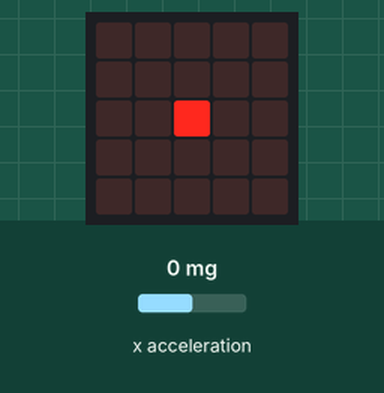
Bench run of a program on a simulated BBC micro:bit (MakeCode). On the bench: the board's 5×5 LED display. Inputs (shaded band) come from the test bench; at power-on: x acceleration 0 mg.

Above: at 1.2 s.
1.3 s: x acceleration set to -1440 mg
At 3.6 s:
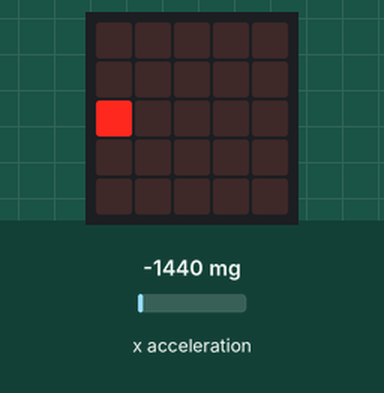
5.4 s: x acceleration set to 750 mg
At 7.2 s:
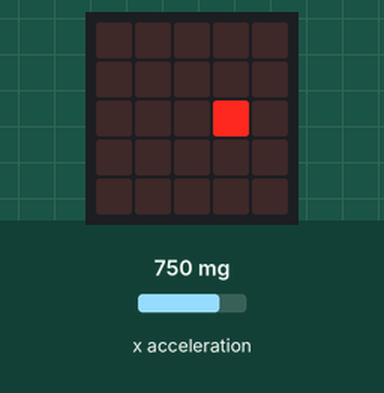
7.5 s: x acceleration set to 1440 mg
At 9.9 s:
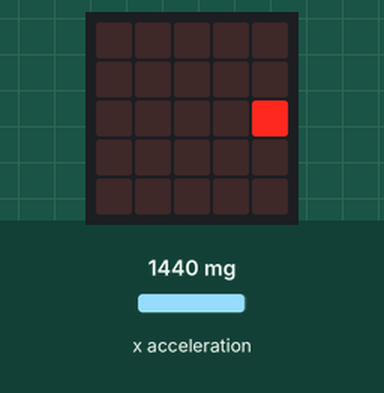
11.6 s: x acceleration set to -750 mg
At 12.5 s:
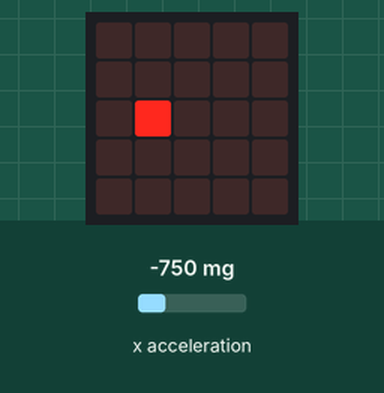
13.6 s: x acceleration set to 0 mg
At 15.5 s:
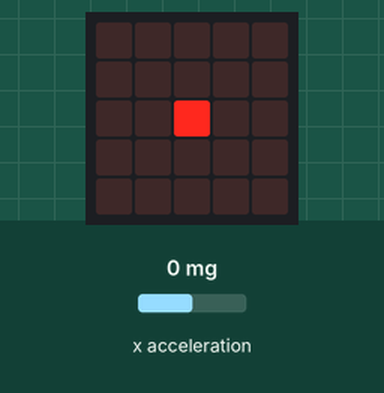
Timing chart, 0 to 16.7 s (numbered marks = the images above; inputs shaded):
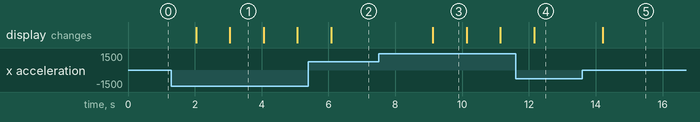

The program:

main.ts
```typescript
let TRESHOLD = 512
let DELAY = 1000
let X = 2
let Y = 2
function replot(X: number, Y: number) {
    basic.clearScreen()
    led.plot(X, Y)
}

basic.forever(function on_forever() {
    let X: number;
    let tiltDirection = input.acceleration(Dimension.X)
    if (tiltDirection > TRESHOLD) {
        X = 3
        replot(X, Y)
        basic.pause(DELAY)
        if (tiltDirection > TRESHOLD + TRESHOLD / 2) {
            X = 4
            replot(X, Y)
            basic.pause(DELAY)
        }

    } else if (tiltDirection < -TRESHOLD) {
        X = 1
        replot(X, Y)
        basic.pause(DELAY)
        if (tiltDirection < -TRESHOLD - TRESHOLD / 2) {
            X = 0
            replot(X, Y)
            basic.pause(DELAY)
        }

    } else {
        X = 2
        replot(X, Y)
        basic.pause(DELAY)
    }

})
```

test.ts
```typescript
// Tady jsou testy. Při použití tohoto balíčku jako rozšíření nebude zkompilováno.
```

Measured:
- after the input at 1.3 s, the display: first changes after 0.74 s (image 1 shows a later state)
- after the input at 5.4 s, the display: changes after 0.68 s (image 2)
- after the input at 7.5 s, the display: changes after 1.6 s (image 3)
- after the input at 11.6 s, the display: changes after 0.56 s (image 4)
- after the input at 13.6 s, the display: changes after 0.60 s (image 5)
- what the display in image 1 shows lasts 1.1 s, from 3.0 s to 4.1 s
